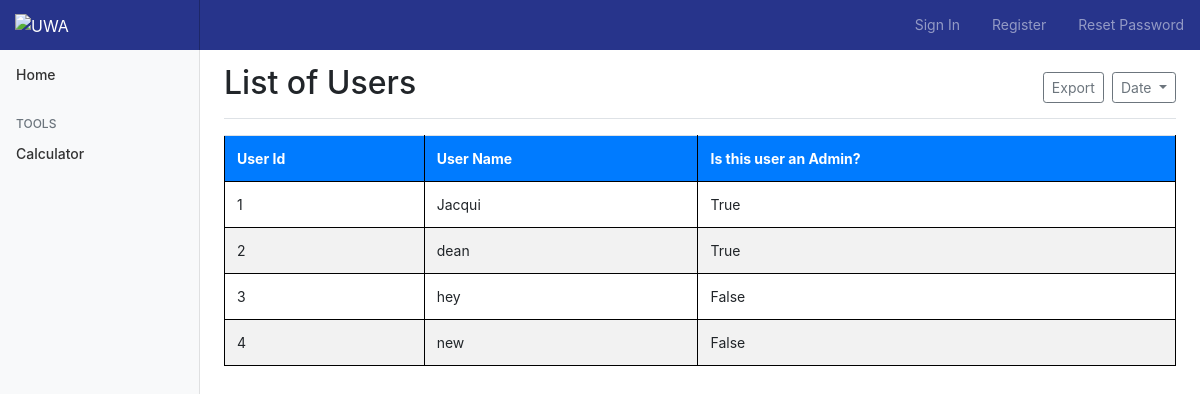
Page /userlist on the earlier database version.
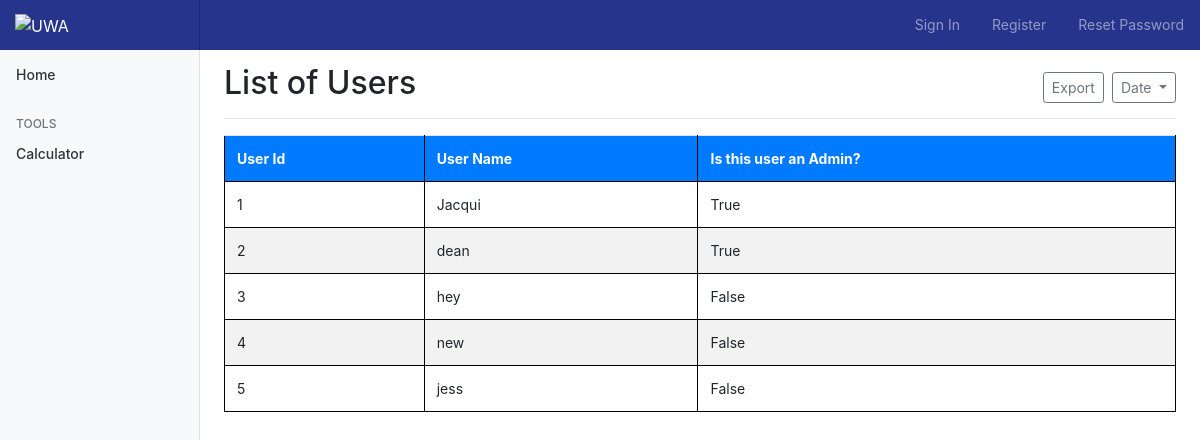
Same page on the later database version.
### app/models.py (models this page shows, shortened)
class User(UserMixin, db.Model):
    id = db.Column(db.Integer, primary_key=True)
    username = db.Column(db.String(64), index=True, unique=True)
    password_hash = db.Column(db.String(128))
    admin = db.Column(db.Boolean, default=False)

### app/routes.py (the view)
@app.route('/userlist', methods=['GET', 'POST'])
def userlist():
    return render_template('userlist.html', User=User.query.all())

### app/templates/userlist.html (shortened to what this page needs)
{% extends "base.html" %} {% block content %}
<main role="main" class="col-md-9 ml-sm-auto col-lg-10 px-4">
    <div class="d-flex justify-content-between flex-wrap flex-md-nowrap align-items-center pt-3 pb-2 mb-3 border-bottom">
        <h1 class="h2">List of Users</h1>
        <div class="btn-toolbar mb-2 mb-md-0">
            <div class="btn-group mr-2">
                <button class="btn btn-sm btn-outline-secondary">Export</button>
            </div>
            <button class="btn btn-sm btn-outline-secondary dropdown-toggle">
                    Date
                </button>
        </div>
    </div>
    <div class="table-responsive">
            <table class="table table table-striped ">
                        <tr class="bg-primary text-white">
                <th> User Id </th>
                <th> User Name </th>
                <th> Is this user an Admin? </th>
            </tr>
            {% for user in User %}
            <tr>
                <td> {{ user.id }} </td>
                <td> {{ user.username }} </td>
                <td> {{user.admin }} </td>
            </tr>
            {% endfor %}
        </table>
    </div>
</main>
{% endblock %}

### app/templates/base.html (shortened to what this page needs)
<!doctype html>
<html lang="en">
<head>
    <link rel="stylesheet" href="https://maxcdn.bootstrapcdn.com/bootstrap/4.0.0/css/bootstrap.min.css">
    <link rel="stylesheet" href="../static/stylesheet.css">
</head>
<body>
    <nav class="navbar navbar-dark fixed-top flex-md-nowrap p-0 shadow">
        <a class="navbar-brand col-sm-3 col-md-2 mr-0" href="/"><img src="https://static.weboffice.uwa.edu.au/visualid/sites/alpha/img/uwacrest-white.svg" alt=UWA height=30px; width=98px></a>
        {% if current_user.is_authenticated %}
        <ul class="navbar-nav px-3">
            <li class="nav-item text-nowrap">
                <a class="nav-link" href="{{ url_for('logout') }}">Sign Out</a>
            </li>
        </ul>
        {% elif current_user.is_anonymous %}
        <ul class="navbar-nav ml-auto px-3">
            <li class="nav-item text-nowrap">
                <a class="nav-link" href="{{ url_for('signin') }}">Sign In</a>
            </li>
        </ul>
        <ul class="navbar-nav px-3">
            <li class="nav-item text-nowrap">
                <a class="nav-link" href="{{ url_for('register') }}">Register</a>
            </li>
        </ul>
		<ul class="navbar-nav px-3">
            <li class="nav-item text-nowrap">
                <a class="nav-link" href="{{ url_for('reset') }}">Reset Password</a>
            </li>
        </ul>
        {% endif %}
    </nav>
    <div class="container-fluid">
        <div class="row">
            <nav class="col-md-2 d-none d-md-block bg-light sidebar">
                <div class="sidebar-sticky">
                    <ul class="nav flex-column">
                        <li class="nav-item">
                            <a class="nav-link" href="/">
                                 Home <span class="sr-only">(current)</span>
                            </a>
                            <h6 class="sidebar-heading d-flex justify-content-between align-items-center px-3 mt-4 mb-1 text-muted">
                            <span>Tools</span></h6>
                        </li>
                        <li class="nav-item ">
                            <a class="nav-link " href="{{ url_for( 'calcs') }} ">
                                 Calculator
                            </a>
                        </li>
                    </ul>
                </div>
            </nav>
        </div>
    </div>
    {% block content %} {% endblock %}
</body>
</html>

### app/static/stylesheet.css (style rules this page uses)
body { font-size: .875rem; background-color: white; }
table, th, td { border: 1px solid black; border-collapse: collapse; }
.sidebar { position: fixed; top: 0; bottom: 0; left: 0; z-index: 100; padding: 48px 0 0; box-shadow: inset -1px 0 0 rgba(0, 0, 0, .1); }
.sidebar-sticky { position: relative; top: 0; height: calc(100vh - 48px); padding-top: .5rem; overflow-x: hidden; overflow-y: auto; }
.sidebar .nav-link { font-weight: 500; color: #333; }
.sidebar-heading { font-size: .75rem; text-transform: uppercase; }
[role="main"] { padding-top: 48px; }
.navbar-brand { padding-top: .75rem; padding-bottom: .75rem; font-size: 1rem; background-color: #27348b; box-shadow: inset -1px 0 0 rgba(0, 0, 0, .25); }
.navbar-dark { background-color: #27348b; }
.nav-link { color: white; }

### app/templates/userlist.html (style rules this page uses)
table, th, td { border: 1px solid black; border-collapse: collapse; padding: 0px 10px; }

Differences in the rows shown:
added User: id "5", username "jess", admin "False"
